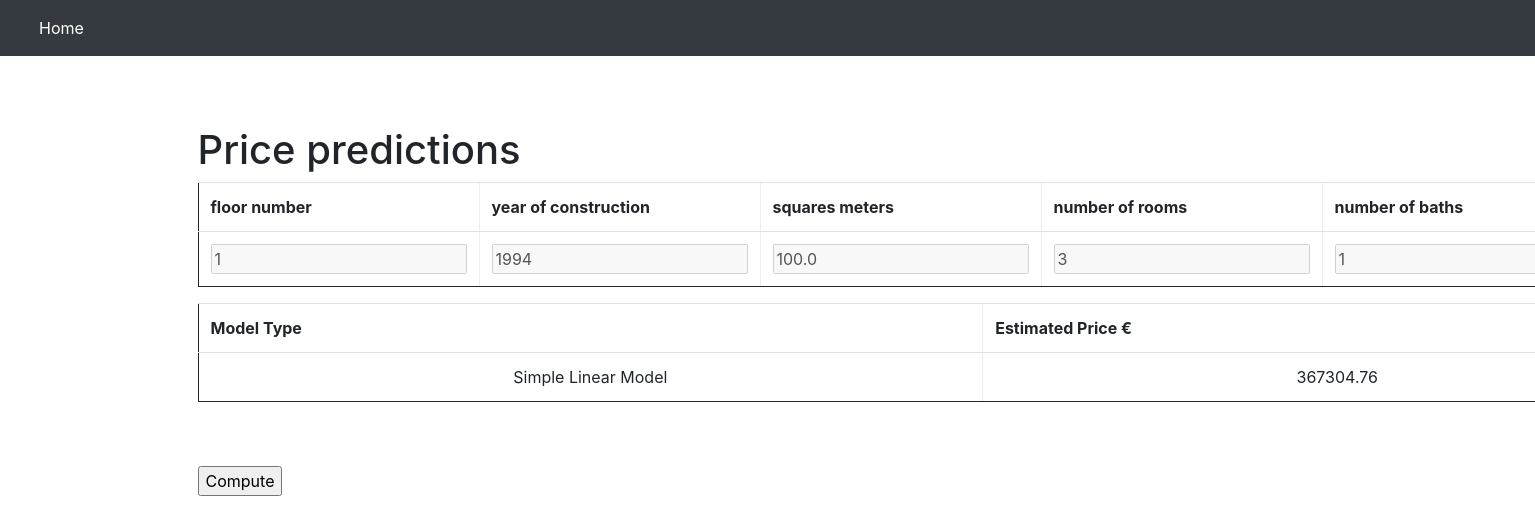
/predictions/1, run on the app's committed database.
### house_pricing_estimator/models.py (models this page shows)
class Houses(models.Model):
	floor_number = models.IntegerField()
	year_construction = models.IntegerField()
	square_meters = models.FloatField()
	rooms_number = models.IntegerField()
	baths_number = models.IntegerField()
	has_elevator = models.BooleanField(default=False)

class Predictions(models.Model):
    model_name = models.CharField(max_length=100)
    price = models.FloatField()
    house = models.ForeignKey(Houses, on_delete=models.CASCADE)

### house_pricing_estimator/views.py (the view)
# urls.py: path('predictions/<int:id>', views.predictions, name='predictions'),
def predictions(request, id):
  myHouse = Houses.objects.get(id=id)
  template = loader.get_template('predictions.html')
  context = {
    'myHouse': myHouse,
  }
  return HttpResponse(template.render(context, request))

### house_pricing_estimator/templates/predictions.html (shortened to what this page needs)
{% extends "base.html" %}
{% block container %}
<h1>Price predictions</h1>
<form action="updatepredictions/{{ myHouse.id }}" method="post">{% csrf_token %}
<table class="table" border="1">
<tr>
	<th>floor number</th>
	<th>year of construction</th>
	<th>squares meters</th>
	<th>number of rooms</th>
	<th>number of baths</th>
</tr>
<tr>
	<td><input name="floor_number" type="number" value="{{ myHouse.floor_number }}" disabled></td>
	<td><input name="year_construction" type="number" value="{{ myHouse.year_construction }}" disabled></td>
	<td><input name="square_meters" type="float" value="{{ myHouse.square_meters }}" disabled></td>
	<td><input name="rooms_number" type="number" value="{{ myHouse.rooms_number }}" disabled></td>
	<td><input name="baths_number" type="number" value="{{ myHouse.baths_number }}" disabled></td>
</tr>
</table>
<table class="table" border="1">
<tr>
	<th>Model Type</th>
	<th>Estimated Price €</th>
</tr>
{% for comment in myHouse.predictions_set.all %}
<tr>
<td>{{comment.model_name}}</td>
<td>{{comment.price}}</td>
</tr>
{% endfor %}
</table>
<br><br>
<input type="submit" value="Compute">
</form>
{% endblock container %}

### house_pricing_estimator/templates/base.html (style rules this page uses)
td { text-align: center; vertical-align: middle; }
table { border: 1px solid; width: 200px; }

### data on the page
Houses: floor_number "1", year_construction "1994", square_meters "100.0", rooms_number "3", baths_number "1"
Predictions: model_name "Simple Linear Model", price "367304.76"
